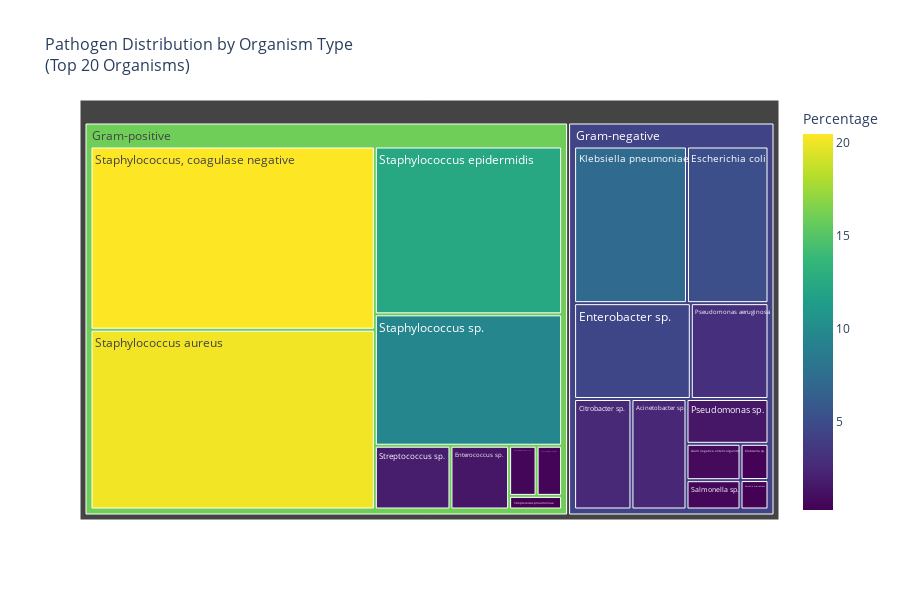

Notebook source saved alongside this figure:
### Markdown cell above
# 2. Pathogen Distribution Visualizations

Create comprehensive visualizations of pathogen distribution and WHO priority organisms.

### Code cell
# Pathogen Distribution Visualizations
print("🦠 CREATING PATHOGEN DISTRIBUTION VISUALIZATIONS")
print("=" * 60)

# Figure 1: Top 15 Most Common Pathogens (Bar Chart)
plt.figure(figsize=(14, 8))
top_pathogens = df_pathogens.head(15)

# Create horizontal bar chart
bars = plt.barh(range(len(top_pathogens)), top_pathogens['Total_Isolates'], 
                color=sns.color_palette("viridis", len(top_pathogens)))

# Customize the plot
plt.yticks(range(len(top_pathogens)), top_pathogens['ORGANISM_NAME'], fontsize=10)
plt.xlabel('Number of Isolates', fontsize=12, fontweight='bold')
plt.title('Top 15 Most Common Pathogens in Ghana AMR Surveillance\n(Human Blood Culture Isolates)', 
          fontsize=14, fontweight='bold', pad=20)

# Add value labels on bars
for i, (idx, row) in enumerate(top_pathogens.iterrows()):
    plt.text(row['Total_Isolates'] + max(top_pathogens['Total_Isolates']) * 0.01, i, 
             f"{row['Total_Isolates']:,} ({row['Percentage']:.1f}%)", 
             va='center', fontsize=9)

plt.grid(axis='x', alpha=0.3)
plt.tight_layout()

# Save the figure
pathogen_dist_file = os.path.join(viz_output_dir, 'top_15_pathogens_distribution.png')
plt.savefig(pathogen_dist_file, dpi=300, bbox_inches='tight')
print(f"✅ Saved: {pathogen_dist_file}")
plt.show()

# Figure 2: WHO Priority Pathogens by Priority Level (Stacked Bar Chart)
plt.figure(figsize=(12, 8))

# Group by priority level
priority_summary = df_who_priority.groupby('Priority_Level').agg({
    'Total_Isolates': 'sum',
    'Organism': 'count'
}).round(2)

priority_summary.columns = ['Total_Isolates', 'Number_of_Organisms']

# Create bar chart
colors = ['#d62728', '#ff7f0e', '#2ca02c']  # Red, Orange, Green for Critical, High, Medium
bars = plt.bar(priority_summary.index, priority_summary['Total_Isolates'], 
               color=colors, alpha=0.8, edgecolor='black', linewidth=1)

plt.ylabel('Total Isolates', fontsize=12, fontweight='bold')
plt.title('WHO Priority Pathogens Distribution in Ghana\n(By Priority Level)', 
          fontsize=14, fontweight='bold', pad=20)

# Add value labels on bars
for bar, (idx, row) in zip(bars, priority_summary.iterrows()):
    height = bar.get_height()
    plt.text(bar.get_x() + bar.get_width()/2., height + height*0.01,
             f'{int(height):,}\n({row["Number_of_Organisms"]} organisms)',
             ha='center', va='bottom', fontweight='bold')

plt.grid(axis='y', alpha=0.3)
plt.tight_layout()

# Save the figure
who_priority_file = os.path.join(viz_output_dir, 'who_priority_pathogens_by_level.png')
plt.savefig(who_priority_file, dpi=300, bbox_inches='tight')
print(f"✅ Saved: {who_priority_file}")
plt.show()

# Figure 3: Interactive Pathogen Distribution (Plotly)
fig = px.treemap(df_pathogens.head(20), 
                 values='Total_Isolates', 
                 path=['ORGANISM_TYPE', 'ORGANISM_NAME'],
                 title='Pathogen Distribution by Organism Type<br>(Top 20 Organisms)',
                 color='Percentage',
                 color_continuous_scale='viridis',
                 hover_data=['Percentage'])

fig.update_layout(
    title_font_size=16,
    font_size=12,
    height=600
)

# Save interactive plot
interactive_file = os.path.join(viz_output_dir, 'pathogen_treemap.html')
fig.write_html(interactive_file)
print(f"✅ Saved interactive treemap: {interactive_file}")
fig.show()

### Figure 1 — Plotly figure (JSON) as saved in the notebook; plotly's stock layout.template omitted (floating-point values rounded to 4 significant figures)
{"data": [{"branchvalues": "total", "customdata": [[20.45], [20.07], [12.34], [9.66], [7.19], [5.19], [4.55], [3.03], [2.58], [2.47], [1.89], [1.49], [1.47], [0.8], [0.64], [0.54], [0.5], [0.41], [0.33], [0.28], [15.96], [4.35]], "domain": {"x": [0, 1], "y": [0, 1]}, "hovertemplate": "labels=%{label}<br>Total_Isolates=%{value}<br>parent=%{parent}<br>id=%{id}<br>Percentage=%{color}<extra></extra>", "ids": ["Gram-positive/Staphylococcus, coagulase negative", "Gram-positive/Staphylococcus aureus", "Gram-positive/Staphylococcus epidermidis", "Gram-positive/Staphylococcus sp.", "Gram-negative/Klebsiella pneumoniae", "Gram-negative/Escherichia coli", "Gram-negative/Enterobacter sp.", "Gram-negative/Pseudomonas aeruginosa", "Gram-negative/Citrobacter sp.", "Gram-negative/Acinetobacter sp.", "Gram-positive/Streptococcus sp.", "Gram-negative/Pseudomonas sp.", "Gram-positive/Enterococcus sp.", "Gram-negative/Gram negative enteric organism", "Gram-negative/Salmonella sp.", "Gram-positive/Streptococcus viridans, alpha-hem.", "Gram-positive/Staphylococcus haemolyticus", "Gram-negative/Klebsiella sp.", "Gram-negative/Serratia marcescens", "Gram-positive/Streptococcus pneumoniae", "Gram-positive", "Gram-negative"], "labels": ["Staphylococcus, coagulase negative", "Staphylococcus aureus", "Staphylococcus epidermidis", "Staphylococcus sp.", "Klebsiella pneumoniae", "Escherichia coli", "Enterobacter sp.", "Pseudomonas aeruginosa", "Citrobacter sp.", "Acinetobacter sp.", "Streptococcus sp.", "Pseudomonas sp.", "Enterococcus sp.", "Gram negative enteric organism", "Salmonella sp.", "Streptococcus viridans, alpha-hem.", "Staphylococcus haemolyticus", "Klebsiella sp.", "Serratia marcescens", "Streptococcus pneumoniae", "Gram-positive", "Gram-negative"], "marker": {"coloraxis": "coloraxis", "colors": [20.45, 20.07, 12.34, 9.66, 7.19, 5.19, 4.55, 3.03, 2.58, 2.47, 1.89, 1.49, 1.47, 0.8, 0.64, 0.54, 0.5, 0.41, 0.33, 0.28, 15.96, 4.35]}, "name": "", "parents": ["Gram-positive", "Gram-positive", "Gram-positive", "Gram-positive", "Gram-negative", "Gram-negative", "Gram-negative", "Gram-negative", "Gram-negative", "Gram-negative", "Gram-positive", "Gram-negative", "Gram-positive", "Gram-negative", "Gram-negative", "Gram-positive", "Gram-positive", "Gram-negative", "Gram-negative", "Gram-positive", "", ""], "type": "treemap", "values": [1588.0, 1558.0, 958.0, 750.0, 558.0, 403.0, 353.0, 235.0, 200.0, 192.0, 147.0, 116.0, 114.0, 62.0, 50.0, 42.0, 39.0, 32.0, 26.0, 22.0, 5218.0, 2227.0]}], "layout": {"coloraxis": {"colorbar": {"title": {"text": "Percentage"}}, "colorscale": [[0, "#440154"], [0.1111, "#482878"], [0.2222, "#3e4989"], [0.3333, "#31688e"], [0.4444, "#26828e"], [0.5556, "#1f9e89"], [0.6667, "#35b779"], [0.7778, "#6ece58"], [0.8889, "#b5de2b"], [1, "#fde725"]]}, "font": {"size": 12}, "height": 600, "legend": {"tracegroupgap": 0}, "title": {"font": {"size": 16}, "text": "Pathogen Distribution by Organism Type<br>(Top 20 Organisms)"}}}
